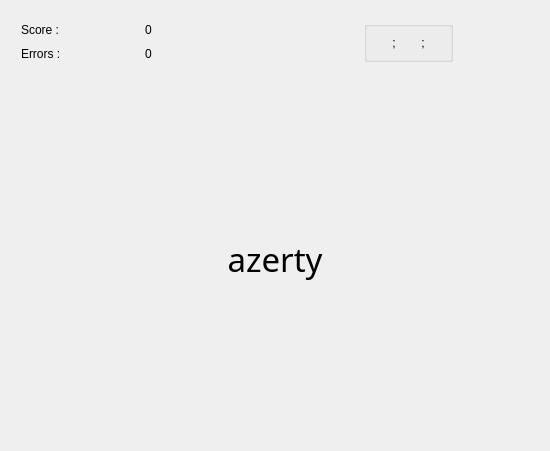
<?xml version="1.0" encoding="UTF-8"?>
<ui version="4.0">
 <class>QcmExercice</class>
 <widget class="QWidget" name="QcmExercice">
  <property name="geometry">
   <rect>
    <x>0</x>
    <y>0</y>
    <width>550</width>
    <height>451</height>
   </rect>
  </property>
  <property name="windowTitle">
   <string>Form</string>
  </property>
  <layout class="QVBoxLayout" name="verticalLayout" stretch="1,9">
   <item>
    <layout class="QHBoxLayout" name="ScoringHorizontalLayout" stretch="1,1">
     <item>
      <layout class="QVBoxLayout" name="ScoringVerticalLayout" stretch="1,1">
       <property name="leftMargin">
        <number>10</number>
       </property>
       <property name="topMargin">
        <number>10</number>
       </property>
       <property name="rightMargin">
        <number>10</number>
       </property>
       <property name="bottomMargin">
        <number>10</number>
       </property>
       <item>
        <layout class="QHBoxLayout" name="ScoreHorizontalLayout">
         <item>
          <widget class="QLabel" name="ScoreText">
           <property name="text">
            <string>Score :</string>
           </property>
          </widget>
         </item>
         <item>
          <widget class="QLabel" name="ScoreCounter">
           <property name="text">
            <string>0</string>
           </property>
          </widget>
         </item>
        </layout>
       </item>
       <item>
        <layout class="QHBoxLayout" name="ErrorHorizontalLayout">
         <item>
          <widget class="QLabel" name="ErrorsText">
           <property name="lineWidth">
            <number>0</number>
           </property>
           <property name="text">
            <string>Errors :</string>
           </property>
          </widget>
         </item>
         <item>
          <widget class="QLabel" name="ErrorsCounter">
           <property name="text">
            <string>0</string>
           </property>
          </widget>
         </item>
        </layout>
       </item>
      </layout>
     </item>
     <item>
      <layout class="QVBoxLayout" name="ResultLabelVerticalLayout">
       <property name="leftMargin">
        <number>10</number>
       </property>
       <property name="topMargin">
        <number>10</number>
       </property>
       <property name="rightMargin">
        <number>10</number>
       </property>
       <property name="bottomMargin">
        <number>10</number>
       </property>
       <item>
        <spacer name="verticalSpacer">
         <property name="orientation">
          <enum>Qt::Vertical</enum>
         </property>
         <property name="sizeHint" stdset="0">
          <size>
           <width>20</width>
           <height>40</height>
          </size>
         </property>
        </spacer>
       </item>
       <item>
        <layout class="QHBoxLayout" name="ResultLabelHorizontalLayout">
         <item>
          <spacer name="horizontalSpacer">
           <property name="orientation">
            <enum>Qt::Horizontal</enum>
           </property>
           <property name="sizeHint" stdset="0">
            <size>
             <width>40</width>
             <height>20</height>
            </size>
           </property>
          </spacer>
         </item>
         <item>
          <widget class="QGroupBox" name="ResultLabelGroupBox">
           <property name="title">
            <string/>
           </property>
           <property name="flat">
            <bool>true</bool>
           </property>
           <layout class="QHBoxLayout" name="horizontalLayout">
            <item>
             <widget class="QLabel" name="ResultLabelLeft">
              <property name="font">
               <font>
                <pointsize>9</pointsize>
               </font>
              </property>
              <property name="text">
               <string/>
              </property>
              <property name="scaledContents">
               <bool>false</bool>
              </property>
              <property name="alignment">
               <set>Qt::AlignCenter</set>
              </property>
             </widget>
            </item>
            <item>
             <widget class="QLabel" name="ResultLabelSeparator1">
              <property name="text">
               <string> ; </string>
              </property>
             </widget>
            </item>
            <item>
             <widget class="QLabel" name="ResultLabelMiddle">
              <property name="text">
               <string/>
              </property>
             </widget>
            </item>
            <item>
             <widget class="QLabel" name="ResultLabelSeparator2">
              <property name="text">
               <string> ; </string>
              </property>
             </widget>
            </item>
            <item>
             <widget class="QLabel" name="ResultLabelRight">
              <property name="text">
               <string/>
              </property>
             </widget>
            </item>
           </layout>
          </widget>
         </item>
         <item>
          <spacer name="horizontalSpacer_2">
           <property name="orientation">
            <enum>Qt::Horizontal</enum>
           </property>
           <property name="sizeHint" stdset="0">
            <size>
             <width>40</width>
             <height>20</height>
            </size>
           </property>
          </spacer>
         </item>
        </layout>
       </item>
       <item>
        <spacer name="verticalSpacer_2">
         <property name="orientation">
          <enum>Qt::Vertical</enum>
         </property>
         <property name="sizeHint" stdset="0">
          <size>
           <width>20</width>
           <height>40</height>
          </size>
         </property>
        </spacer>
       </item>
      </layout>
     </item>
    </layout>
   </item>
   <item>
    <layout class="QVBoxLayout" name="verticalLayout_2">
     <property name="spacing">
      <number>0</number>
     </property>
     <property name="topMargin">
      <number>0</number>
     </property>
     <item>
      <widget class="QLabel" name="GuessMe">
       <property name="sizePolicy">
        <sizepolicy hsizetype="Preferred" vsizetype="Minimum">
         <horstretch>0</horstretch>
         <verstretch>0</verstretch>
        </sizepolicy>
       </property>
       <property name="font">
        <font>
         <family>Sans Serif</family>
         <pointsize>25</pointsize>
        </font>
       </property>
       <property name="text">
        <string>azerty</string>
       </property>
       <property name="alignment">
        <set>Qt::AlignCenter</set>
       </property>
      </widget>
     </item>
     <item>
      <layout class="QGridLayout" name="EntriesGridLayout" rowstretch="0" columnstretch="0">
       <property name="sizeConstraint">
        <enum>QLayout::SetDefaultConstraint</enum>
       </property>
       <property name="leftMargin">
        <number>0</number>
       </property>
       <property name="topMargin">
        <number>0</number>
       </property>
       <property name="rightMargin">
        <number>0</number>
       </property>
       <property name="bottomMargin">
        <number>0</number>
       </property>
       <property name="horizontalSpacing">
        <number>0</number>
       </property>
       <property name="verticalSpacing">
        <number>5</number>
       </property>
      </layout>
     </item>
    </layout>
   </item>
  </layout>
 </widget>
 <resources/>
 <connections/>
</ui>
